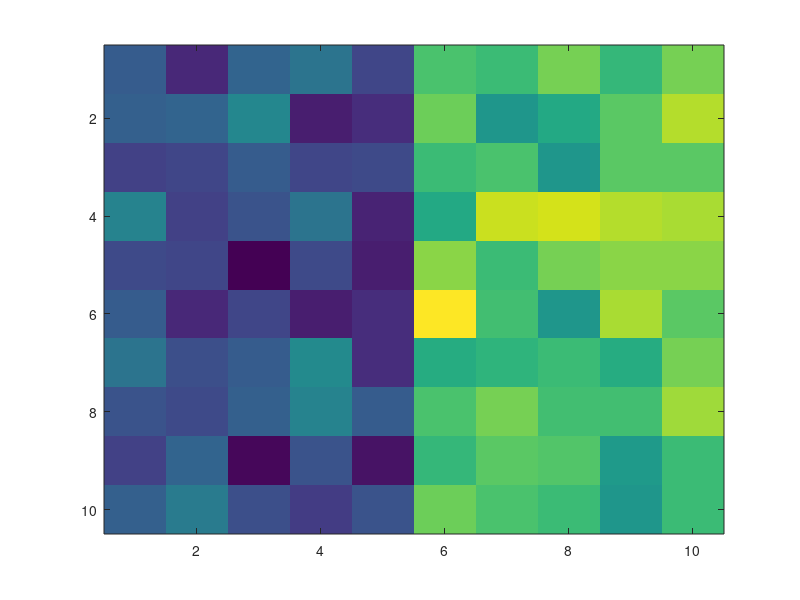

MATLAB code to generate this figure: (Note: this script raises an error after producing the figure.)
% testing modifications of BP for neurons

im = zeros(10,10,'int32');
im(:,1:5) = 50;
im(:,6:10) = 100;
im = im + int32(10*randn(size(im)));
imagesc(im);

levels = int32(1:128);
bp = BP(im, levels);
for i = 1:30
    tic, bp.iterate(); toc
    result = getMAP(bp);
    figure(1), set(gcf, 'Position', [217   374   560   420])
    imagesc(double(result)), pause(.1)
end
